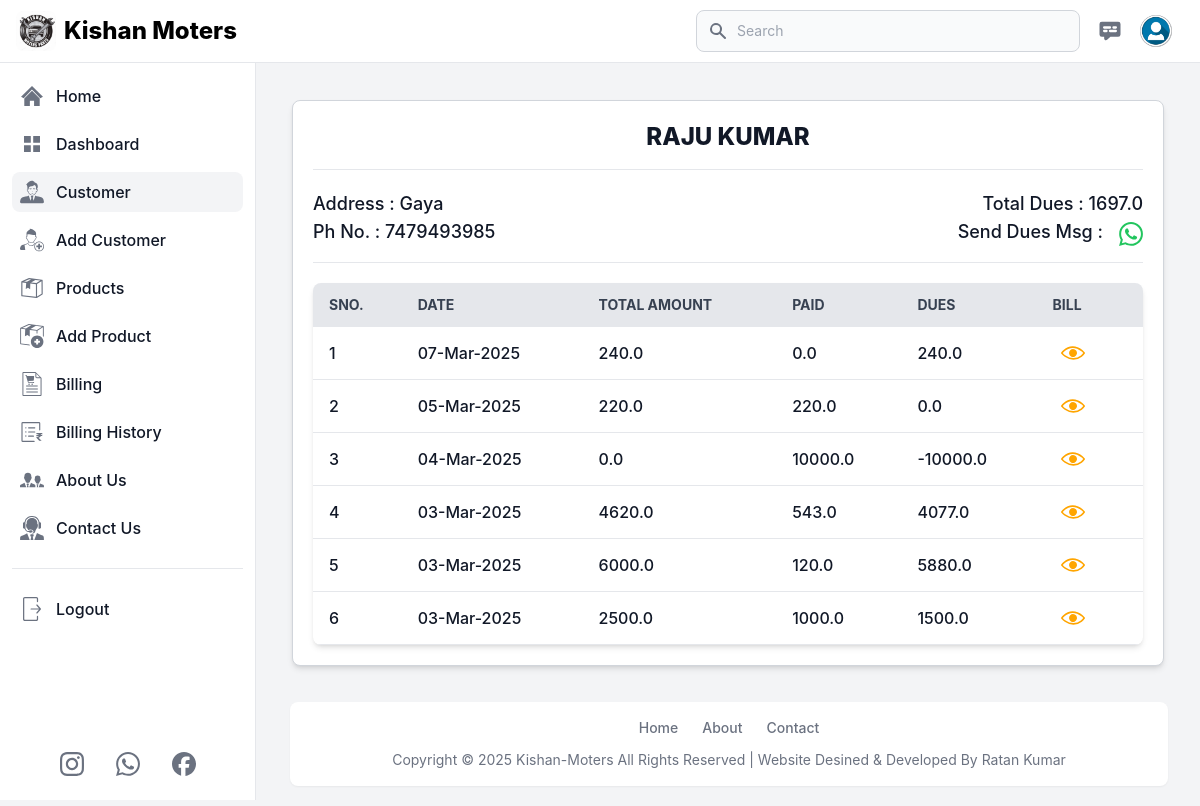
Screenshot of /customer_detail/3 (signed in) with the database file from the repository.
### app.py (models this page shows, shortened)
class Customer(db.Model):
    id = db.Column(db.Integer, primary_key=True)
    user_id = db.Column(db.Integer, db.ForeignKey('user.id'), nullable=False)
    customer_name = db.Column(db.String(100), nullable=False)
    customer_village = db.Column(db.String(100), nullable=False)
    customer_mob_no = db.Column(db.String(100), nullable=False)

class Billing(db.Model):
    id = db.Column(db.Integer, primary_key=True)
    customer_id = db.Column(db.Integer, db.ForeignKey('customer.id'), nullable=False)
    billing_date = db.Column(db.DateTime, default=india_time)
    total_amount = db.Column(db.Float, nullable=False)
    amount_paid = db.Column(db.Float, default=0)  # Amount the customer paid
    dues = db.Column(db.Float, default=0)  # Remaining amount to be paid
    customer = db.relationship('Customer', backref=db.backref('bills', lazy=True, cascade="all"))

### app.py (the view)
@app.route('/customer_detail/<int:id>', methods=['GET'])
def customer_detail(id):
    if 'email' in session:
        user = User.query.filter_by(email=session['email']).first()
        messages = Contact_us.query.order_by(Contact_us.id.desc()).all()
        customer = Customer.query.filter_by(id=id, user_id=user.id).first()
        billings = Billing.query.filter_by(customer_id=customer.id).order_by(Billing.id.desc()).all()
        total_dues = sum(billing.dues for billing in billings)
        return render_template('customer_detail.html', title='Customer Detail', current_page='customer', user=user, customer=customer, billings=billings, total_dues=total_dues, messages=messages)
    else:
        flash('You need to login first.', 'error')
        return redirect('/login')

### templates/customer_detail.html (shortened to what this page needs)
{% extends 'layout.html' %}
{% block content %}
<main class="p-4 md:ml-64 h-auto pt-20">
    <div
        class="p-5 m-2 md:m-5 bg-white dark:bg-gray-800 rounded-lg shadow-md border border-gray-300 dark:border-gray-700">
        <div class="flex justify-center items-center pb-4 mb-4 rounded-t border-b sm:mb-5 dark:border-gray-600">
            <h3 class="text-2xl uppercase font-extrabold text-gray-900 dark:text-white">
                {{customer.customer_name}}
            </h3>
        </div>
        <div class="grid sm:grid-cols-2 pb-4 rounded-t border-b dark:border-gray-600">
            <div class="text-lg font-medium text-gray-900 dark:text-white">
                <label for="Customer Village" class="block">
                    Address : {{customer.customer_village}}
                </label>
                <label for="customer_phone" class="block">
                    Ph No. : {{customer.customer_mob_no}}
                </label>
            </div>
            <div class="text-lg md:text-right font-medium text-gray-900 dark:text-white">
                <label for="Customer Dues" class="block">
                    Total Dues : {{total_dues}}
                </label>
                <label for="Customer Dues" class="block">
                    Send Dues Msg :
                    <a class="float-end mt-1 md:ml-4"
                        href="https://wa.me/91{{customer.customer_mob_no}}?text=नमस्कार! प्रिय ग्राहक({{customer.customer_name}}), आपके Kishan Motors पर ₹{{total_dues}} बकाया हैं। कृपया समय पर भुगतान करें। धन्यवाद!"
                        target="_blank">
                        <button class="flex justify-center items-center">
                        </button>
                    </a>
                </label>
            </div>
        </div>
        <div class="mt-5 bg-white dark:bg-gray-800 relative shadow-md sm:rounded-lg overflow-hidden">
            <div class="overflow-x-auto">
                <table class="billing-table  w-full text-sm text-left text-gray-500 dark:text-gray-400">
                    <thead class="text-sm text-gray-700 uppercase bg-gray-200 dark:bg-gray-700 dark:text-gray-400">
                        <tr>
                            <th scope="col" class="px-4 py-3 whitespace-nowrap">SNo.</th>
                            <th scope="col" class="px-4 py-3 whitespace-nowrap">Date</th>
                            <th scope="col" class="px-4 py-3 whitespace-nowrap">Total Amount</th>
                            <th scope="col" class="px-4 py-3 whitespace-nowrap">Paid</th>
                            <th scope="col" class="px-4 py-3 whitespace-nowrap">Dues</th>
                            <th scope="col" class="px-4 py-3 whitespace-nowrap">Bill</th>
                        </tr>
                    </thead>
                    <tbody>
                        {% if billings %}
                        {% for billing in billings %}
                        <tr class="border-b text-base dark:border-gray-600 hover:bg-gray-100 dark:hover:bg-gray-700">
                            <td class="px-4 py-2 font-medium text-gray-900 whitespace-nowrap dark:text-white">
                                <div class="flex items-center">
                                    {{loop.index}}
                                </div>
                            </td>
                            <td class="px-4 py-2 font-medium text-gray-900 whitespace-nowrap dark:text-white">
                                <div class="flex items-center">
                                    {{billing.billing_date.strftime('%d-%b-%Y')}}
                                </div>
                            </td>
                            <td class="px-4 py-2 font-medium text-gray-900 whitespace-nowrap dark:text-white">
                                <div class="flex items-center">
                                    {{billing.total_amount}}
                                </div>
                            </td>
                            <td class="px-4 py-2 font-medium text-gray-900 whitespace-nowrap dark:text-white">
                                <div class="flex items-center">
                                    {{billing.amount_paid}}
                                </div>
                            </td>
                            <td class="px-4 py-2 font-medium text-gray-900 whitespace-nowrap dark:text-white">
                                <div class="flex items-center">
                                    {{billing.dues}}
                                </div>
                            </td>
                            <td class="px-4 py-2 font-medium text-gray-900 whitespace-nowrap dark:text-white">
                                <div class="flex items-center">
                                    <div class="mr-2 p-2 hover:bg-slate-800 hover:rounded-md">
                                        <a
                                            href="{{ url_for('customer_billing_detail', custo_id=customer.id, bill_id=billing.id)}}">
                                            <button class="flex justify-center items-center">
                                            </button>
                                        </a>
                                    </div>
                                </div>
                            </td>
                        </tr>
                        {% endfor %}
                        {% else %}
                        <tr>
                            <td colspan="5" class="text-center p-5">No Record Found.</td>
                        </tr>
                        {% endif %}
                    </tbody>
                </table>
            </div>
        </div>
    </div>
</main>
{% endblock %}

### rows the page displays
Customer: customer_name "RAJU KUMAR", customer_village "Gaya", customer_mob_no "7479493985"
Billing: billing_date "07-Mar-2025", total_amount "240.0", amount_paid "0.0", dues "240.0"
Billing: billing_date "05-Mar-2025", total_amount "220.0", amount_paid "220.0", dues "0.0"
Billing: billing_date "04-Mar-2025", total_amount "0.0", amount_paid "10000.0", dues "-10000.0"
Billing: billing_date "03-Mar-2025", total_amount "4620.0", amount_paid "543.0", dues "4077.0"
Billing: billing_date "03-Mar-2025", total_amount "6000.0", amount_paid "120.0", dues "5880.0"
Billing: billing_date "03-Mar-2025", total_amount "2500.0", amount_paid "1000.0", dues "1500.0"

### other values shown
{{ total_dues }} "1697.0"
